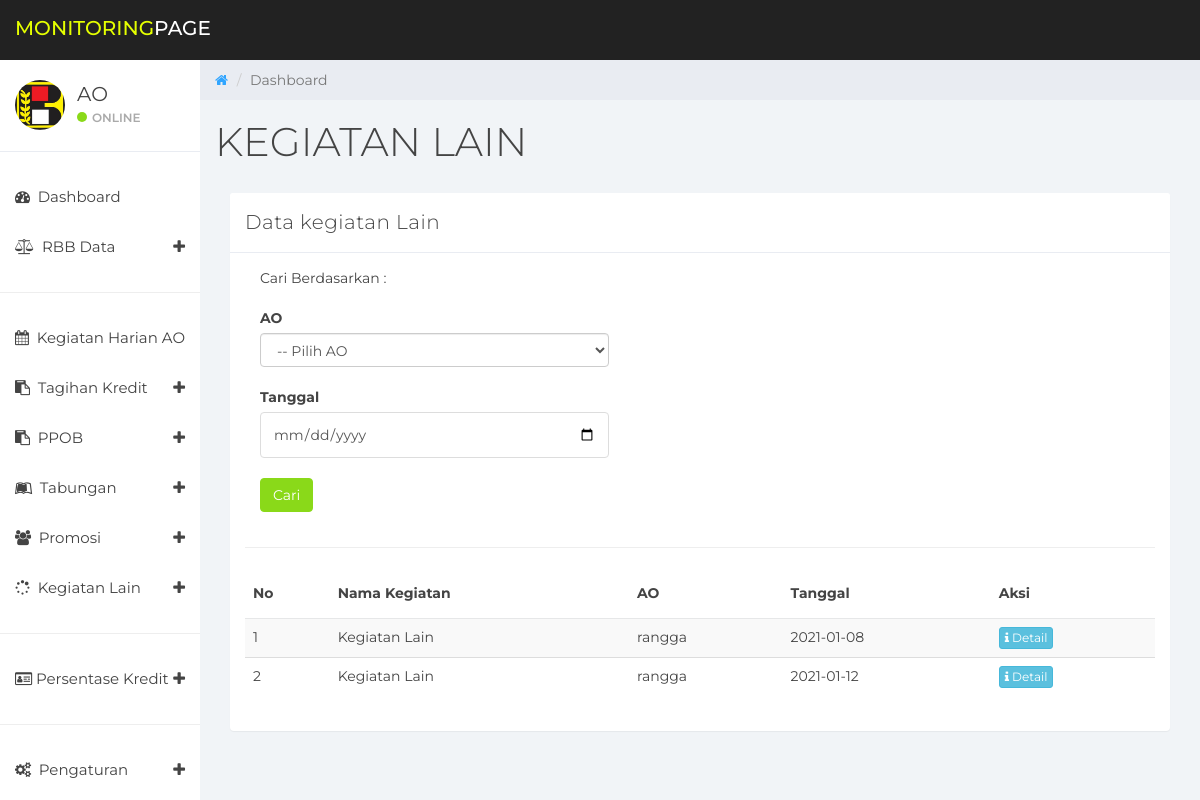
Page /admin/index.php?page=report_kegiatanlain (signed in) on the committed database.
### tables this page shows
CREATE TABLE `kegiatan_awal` (
  `kode` varchar(100) NOT NULL,
  `nama_kegiatan` varchar(100) NOT NULL,
  `nama_ao` varchar(255) NOT NULL,
  `target_noa` int(11) NOT NULL,
  `target_nom` int(11) NOT NULL,
  `target_pro` int(11) NOT NULL,
  `tanggal` date NOT NULL
);

### models/m_kegiatanlain.php (called while the page is built, shortened)
<?php
class KL {
	private $mysqli;
	function __construct($conn) {
		$this->mysqli = $conn;
	}
	public function kegiatanlain_tampil_admin($kode = null) {
		$db = $this->mysqli->conn;
		$sql = "SELECT * FROM kegiatan_awal WHERE nama_kegiatan='kegiatan lain'";
		$query = $db->query($sql) or die ($db->error);
		return $query;
	}
}
?>

### views/kegiatanlain/report_kegiatanlain.php (the view, shortened to what this page needs)
<div class="col-sm-9 col-sm-offset-3 col-lg-10 col-lg-offset-2 main">
<?php
include "../models/m_kegiatanlain.php";
$keg = new KL($connection);
if(@$_GET['act'] == '') {
?>
	<div class="row">
			<ol class="breadcrumb">
				<li><a href="#">
					<em class="fa fa-home"></em>
				</a></li>
				<li class="active">Dashboard</li>
			</ol>
		</div>
    <div class="row">
			<div class="col-lg-12">
				<h1 class="page-header">KEGIATAN LAIN</h1>
			</div>
		</div>
		<div class="col-md-12">
				<div class="panel panel-default">
					<div class="panel-heading">Data kegiatan Lain
					</div>
					<div class="panel-body">
								<form action="" method="POST">
										<div class="form-group col-md-5">
										Cari Berdasarkan :<br/><br/>
										<label for="">AO</label>
										<select class="form-control" name="nama_ao">
												<option selected='selected' disabled>-- Pilih AO</option>
											</select><br>
										<label for="">Tanggal</label>
										<input type="date" id="from" name="tanggal" class="form-control" required><br/>
										<input type="submit" class="btn btn-success" name="submit" value="Cari">
									</div>
								</form>
						<div class="row">
							<div class="col-md-12">
							<hr/>
								<div class="table-responsive">
									<table class= "table table-hover table-striped" id="datatables">
										<thead>
											<tr>
												<th>No</th>
												<th>Nama Kegiatan</th>
												<th>AO</th>
												<th>Tanggal</th>
												<th>Aksi</th>
											</tr>
										</thead>
										<tbody>
										<?php
											if(!isset($_POST['submit'])){
												$no = 1;
												$tampil = $keg->kegiatanlain_tampil_admin();
												while($data = $tampil->fetch_object()) {
														?>
														<tr>
															<td><?php echo $no++; ?></td>
															<td><?php echo $data->nama_kegiatan; ?></td>
															<td><?php echo $data->nama_ao; ?></td>
															<td><?php echo $data->tanggal; ?></td>
															<td><a href="?page=detail_kegiatanlain&act=det&id_keg=<?php echo $data->kode; ?>" target="_blank">
																<button class="btn btn-info btn-xs" target="_blank"><i class="fa fa-info"></i> Detail </button>
																</a>
															</td>
														</tr>
														<?php
													}
													?>
													<?php
									}
									?>
										</table>
								</div>
							</div>
						</div>
					</div>
				</div>
			</div>
	  <?php
} else if(@$_GET['act'] == 'del') {
	$keg->hapus_kegiatan($_GET['kode']);
	header("location: ?page=kegiatan_awal");
}
?>

### assets/css/styles.css (style rules this page uses)
body { background: #f1f4f7; padding-top: 60px; font-size: 14px; color: #444444; font-family: "Montserrat", "Helvetica Neue", Helvetica, Arial, sans-serif; }
a, a:hover, a:focus { color: #30a5ff; }
h1, h2, h3, h4, h5, h6 { color: #444444; }
h1 { font-weight: 300; font-size: 40px; }
input.form-control { border: 1px solid #ddd; box-shadow: none; height: 46px; }
.btn-success, .btn-success:hover, .btn-success:focus, .btn-success:active, .btn-success.active, .open > .dropdown-toggle.btn-success, .btn-success.disabled, .btn-success[disabled], fieldset[disabled] .btn-success, .btn-success.disabled:hover, .btn-success[disabled]:hover, fieldset[disabled] .btn-success:hover, .btn-success.disabled:focus, .btn-success[disabled]:focus, fieldset[disabled] .btn-success:focus, .btn-success.disabled:active, .btn-success[disabled]:active, fieldset[disabled] .btn-success:active, .btn-success.disabled.active, .btn-success[disabled].active, fieldset[disabled] .btn-success.active { background-color: #8ad919; border-color: #8ad919; }
.panel { border: 0; }
.panel-heading { font-size: 20px; font-weight: 300; letter-spacing: 0.025em; height: 60px; line-height: 38px; }
.panel-default .panel-heading { background: #fff; border-bottom: 1px solid #e9ecf2; color: #444444; }
.breadcrumb { border-radius: 0; padding: 10px 15px 10px 15px; background: #e9ecf2; margin: 0; }
h1.page-header { margin-top: 20px; border-bottom: 0; }
.table { background: #fff; }
.table > thead > tr > th { border-bottom: 1px solid #e6e7e8; vertical-align: middle; height: 50px; }

### rows in the picture
kegiatan_awal: nama_kegiatan "Kegiatan Lain", nama_ao "rangga", tanggal "2021-01-08"
kegiatan_awal: nama_kegiatan "Kegiatan Lain", nama_ao "rangga", tanggal "2021-01-12"

### other values in the picture
$_SESSION['level'] "AO"
